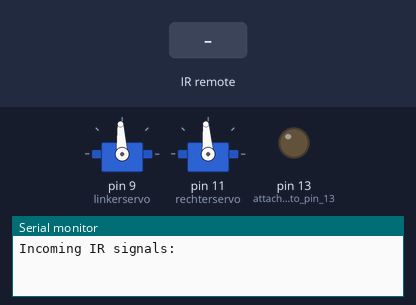
Bench run of a sketch on a simulated Arduino Uno, built with avr-gcc and run on an emulated ATmega328P. On the bench: 2 × servo, output pins drawn as LEDs (lit = HIGH), the last lines printed to the serial monitor. Dashed ring = blinking. Inputs (shaded band) come from the test bench.

Above: at 1.2 s.
1.3 s: infrared code 0x562A received
At 1.55 s:
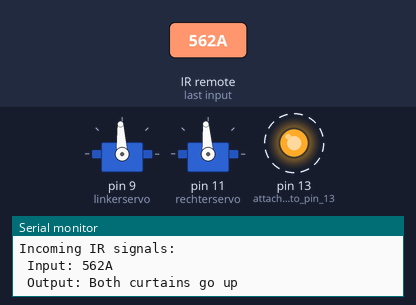
Timing chart, 0 to 17.3 s (numbered marks = the images above; inputs shaded):
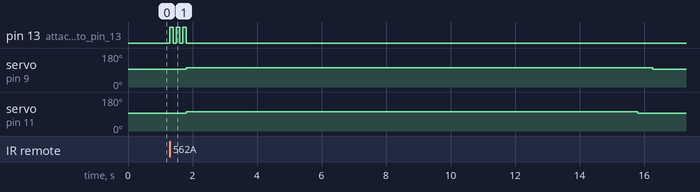

The sketch:

Main_Code.ino
```cpp
/*-----( Import needed libraries )-----*/
#include "IRremote.h"
#include <Servo.h>


/*-----( Declare Constants )-----*/
int receiver = 3; // pin 1 (signal pin) of IR receiver to Arduino digital pin 3


/*-----( Declare objects )-----*/
IRrecv irrecv(receiver);           // create instance of 'irrecv'
decode_results results;            // create instance of 'decode_results'
Servo linkerservo;                 // create servo object to control a servo
Servo rechterservo;                // create servo object to control a servo


/*-----( Declare Variables )-----*/


void setup()   /*----( SETUP: RUNS ONCE )----*/
{
  Serial.begin(9600);
  Serial.println("Incoming IR signals:"); // Tip: to see the IR codes open the 'Serial Monitor' under 'Tools'
  irrecv.enableIRIn();                    // Start the receiver
  linkerservo.attach(9);                  // attaches the left servo on pin 9 to the servo object
  rechterservo.attach(11);                // attaches the right servo on pin 11 to the servo object
  linkerservo.writeMicroseconds(1500);    // initially, the servo must be stopped
  rechterservo.writeMicroseconds(1510);   // initially, the servo must be stopped
  pinMode(LED_BUILTIN, OUTPUT);           // attaches a LED to pin 13 (standard LED-pin)

}/*--(end setup )---*/


void loop()   /*----( LOOP: RUNS CONSTANTLY )----*/
{
  if (irrecv.decode(&results)) // have we received an IR signal?

  {
    Serial.print(" Input: ");
    Serial.println(results.value, HEX);  // Shows raw IR value
    translateIR();                       // This function will translate to IR codes and take action based on which IR code is sent
    irrecv.resume();                     // receive the next value
  }
}/* --(end main loop )-- */


/*-----( Declare User-written Functions )-----*/
void translateIR()                       // takes action based on IR code received (Open 'Serial Monitor' under 'Tools' to see IR codes)

{

  switch(results.value)

  {

  case 0x562A:  // Main up button on remote ==> Both curtains go up
    Serial.println(" Output: Both curtains go up           ");

    led_blink();

    linkerservo.writeMicroseconds(1600);        // left servo rotates counterclockwise full speed
    rechterservo.writeMicroseconds(1600);       // right servo rotates counterclockwise full speed
    delay(14000);                               // delay to wait for the servos to turn
    rechterservo.writeMicroseconds(1510);       // right servo stops rotating
    delay(475);
    linkerservo.writeMicroseconds(1500);        // left servo stops rotating

    delay(1000);
    break;

  case 0x362A:  // Main down button on remote ==> Both curtains go down
    Serial.println(" Output: Both curtains go down            ");

    led_blink();

    linkerservo.writeMicroseconds(1400);        // left servo rotates clockwise half speed
    rechterservo.writeMicroseconds(1410);       // right servo rotates clockwise half speed
    delay(12300);                               // delay to wait for the servos to turn
    linkerservo.writeMicroseconds(1500);        // left servo stops rotating
    delay(400);
    rechterservo.writeMicroseconds(1510);       // right servo stops rotating

    delay(1000);
    break;

  case 0xC2A:  // Constrast up on remote ==> Right curtain goes up
    Serial.println(" Output: Right curtain goes  up            ");

    led_blink();

    rechterservo.write(180);                  // right servo rotates counterclockwise full speed
    delay(14200);                             // delay to wait for the servos to turn
    rechterservo.writeMicroseconds(1510);     // right servo stops rotating

    delay(1000);
    break;

  case 0x4C2A:  // Contrast down on remote ==> Right curtain goes down
    Serial.println(" Output: Right curtain goes  down            ");

    led_blink();

    rechterservo.writeMicroseconds(1450);     // right servo rotates clockwise half speed
    delay(17500);                             // delay to wait for the servos to turn
    rechterservo.writeMicroseconds(1510);     // right servo stops rotating

    delay(1000);
    break;

  case 0x3C2A:  // Brightness up on remote ==> Left curtain goes up
    Serial.println(" Output: Left curtain goes  up            ");

    led_blink();

    linkerservo.write(180);                 // left servo rotates counterclockwise full speed
    delay(13500);                           // delay to wait for the servos to turn
    linkerservo.writeMicroseconds(1500);    // left servo stops rotating

    delay(1000);
    break;

  case 0x7C2A:  // Brightness down on remote ==> Left curtain goes down
    Serial.println(" Output: Left curtain goes  down            ");

    led_blink();

    linkerservo.writeMicroseconds(1450);      // left servo rotates clockwise half speed
    delay(21000);                             // delay to wait for the servos to turn
    linkerservo.writeMicroseconds(1500);      // left servo stops rotating

    delay(1000);
    break;

  case 0x542A:  // On/Off button on remote ==> Cut power to the servos

    Serial.println(" Power to the servos on/off            ");

    led_blink();

    // Write the power on/off here

    delay(1000);
    break;

  default: // When any other button is pressed or an assigned button is long-pressed ==> Nothing happens
    Serial.println(" Output: You clicked on an unassigned button   ");

    delay(1000);

  }

  delay(500);


}/* --(end translate IR )-- */

void led_blink() {

    digitalWrite(LED_BUILTIN, HIGH);          // LED blinks 3 times
    delay(100);
    digitalWrite(LED_BUILTIN, LOW);
    delay(100);
    digitalWrite(LED_BUILTIN, HIGH);
    delay(100);
    digitalWrite(LED_BUILTIN, LOW);
    delay(100);
    digitalWrite(LED_BUILTIN, HIGH);
    delay(100);
    digitalWrite(LED_BUILTIN, LOW);
}
```

Measured:
- after the input at 1.3 s, pin 13 (attaches_a_LED_to_pin_13): alternates HIGH for 0.10 s and LOW for 0.10 s, 6 changes in all, then stays LOW, starting at once; servo on pin 9 (linkerservo): 93° → 102° after 0.50 s, → 93° 14.5 s later; servo on pin 11 (rechterservo): 94° → 102° after 0.50 s, → 94° 14.0 s later
